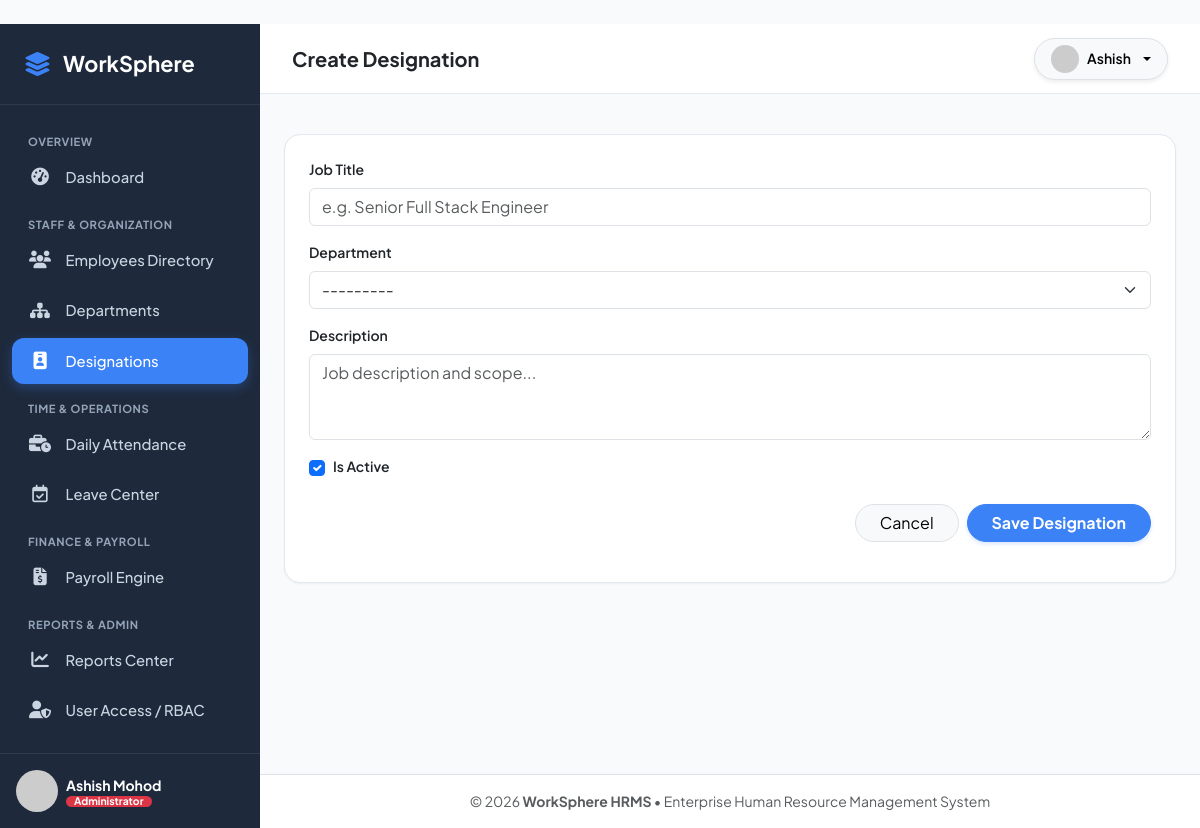
/employees/designations/create/ (signed in), run on the app's committed database.
### accounts/models.py (models this page shows, shortened)
class User(AbstractUser):
    role = models.CharField(
        max_length=20,
        choices=UserRole.choices,
        default=UserRole.EMPLOYEE,
        help_text="Role determining access permissions within WorkSphere."
    )
    phone = models.CharField(max_length=20, blank=True, null=True)
    profile_picture = models.ImageField(upload_to='avatars/', blank=True, null=True)
    is_verified = models.BooleanField(default=True)
    created_at = models.DateTimeField(auto_now_add=True)
    updated_at = models.DateTimeField(auto_now=True)
    @property
    def get_role_badge(self):
        badges = {
            UserRole.ADMIN: 'bg-danger',
            UserRole.HR: 'bg-primary',
            UserRole.EMPLOYEE: 'bg-info text-dark',
        }
        return badges.get(self.role, 'bg-secondary')
    @property
    def get_avatar_url(self):
        if self.profile_picture and hasattr(self.profile_picture, 'url'):
            return self.profile_picture.url
        return f"https://ui-avatars.com/api/?name={self.get_full_name() or self.username}&background=2563eb&color=fff"

### employees/views.py (the view)
# urls.py: path('designations/create/', views.designation_create_view, name='designation_create'),
@login_required
@hr_required
def designation_create_view(request):
    if request.method == 'POST':
        form = DesignationForm(request.POST)
        if form.is_valid():
            form.save()
            messages.success(request, "Designation created successfully.")
            return redirect('employees:designation_list')
    else:
        form = DesignationForm()
    return render(request, 'employees/designation_form.html', {'form': form, 'title': 'Create Designation'})

### employees/forms.py
class DesignationForm(forms.ModelForm):
    class Meta:
        model = Designation
        fields = ['title', 'department', 'description', 'is_active']
        widgets = {
            'title': forms.TextInput(attrs={'class': 'form-control', 'placeholder': 'e.g. Senior Full Stack Engineer'}),
            'department': forms.Select(attrs={'class': 'form-select'}),
            'description': forms.Textarea(attrs={'class': 'form-control', 'rows': 3, 'placeholder': 'Job description and scope...'}),
            'is_active': forms.CheckboxInput(attrs={'class': 'form-check-input'}),
        }

### employees/models.py (called while the page is built)
    def __str__(self):
        return f"{self.name} ({self.code})"

### templates/employees/designation_form.html (shortened to what this page needs)
﻿{% extends 'base.html' %}
{% block page_title %}{{ title }}{% endblock %}
{% block content %}
<div class="card card-custom p-4 max-w-lg mx-auto">
    <form method="post">
        <div class="mb-3">
            <label class="form-label fw-semibold small">Job Title</label>
            {{ form.title }}
        </div>
        <div class="mb-3">
            <label class="form-label fw-semibold small">Department</label>
            {{ form.department }}
        </div>
        <div class="mb-3">
            <label class="form-label fw-semibold small">Description</label>
            {{ form.description }}
        </div>
        <div class="mb-4 form-check">
            {{ form.is_active }}
            <label class="form-check-label fw-semibold small">Is Active</label>
        </div>
        <div class="d-flex justify-content-end gap-2">
            <a href="{% url 'employees:designation_list' %}" class="btn btn-light border rounded-pill px-4">Cancel</a>
            <button type="submit" class="btn btn-primary rounded-pill px-4 fw-bold">Save Designation</button>
        </div>
    </form>
</div>
{% endblock %}

### templates/base.html (shortened to what this page needs)
﻿<!DOCTYPE html>
<html lang="en">
<head>
    <link href="https://cdn.jsdelivr.net/npm/bootstrap@5.3.2/dist/css/bootstrap.min.css" rel="stylesheet">
    <link rel="stylesheet" href="https://cdnjs.cloudflare.com/ajax/libs/font-awesome/6.5.1/css/all.min.css">
    {% load static %}
    <link rel="stylesheet" href="{% static 'css/style.css' %}">
</head>
<body>
    <div id="app-wrapper">
        <aside id="sidebar">
            <div class="sidebar-brand">
                <i class="fa-solid fa-layer-group fs-4"></i>
                <span>WorkSphere</span>
            </div>
            <ul class="sidebar-menu">
                <li class="menu-header">Overview</li>
                <li>
                    <a href="{% url 'dashboard:index' %}" class="sidebar-link {% if request.resolver_match.app_name == 'dashboard' and request.resolver_match.url_name == 'index' %}active{% endif %}">
                        <i class="fa-solid fa-gauge-high"></i>
                        <span>Dashboard</span>
                    </a>
                </li>
                {% if user.role == 'ADMIN' or user.role == 'HR' or user.is_superuser %}
                <li class="menu-header">Staff & Organization</li>
                <li>
                    <a href="{% url 'employees:list' %}" class="sidebar-link {% if request.resolver_match.app_name == 'employees' and 'department' not in request.path and 'designation' not in request.path %}active{% endif %}">
                        <i class="fa-solid fa-users"></i>
                        <span>Employees Directory</span>
                    </a>
                </li>
                <li>
                    <a href="{% url 'employees:department_list' %}" class="sidebar-link {% if 'departments' in request.path %}active{% endif %}">
                        <i class="fa-solid fa-sitemap"></i>
                        <span>Departments</span>
                    </a>
                </li>
                <li>
                    <a href="{% url 'employees:designation_list' %}" class="sidebar-link {% if 'designations' in request.path %}active{% endif %}">
                        <i class="fa-solid fa-id-badge"></i>
                        <span>Designations</span>
                    </a>
                </li>
                {% endif %}
                <li class="menu-header">Time & Operations</li>
                <li>
                    <a href="{% url 'attendance:list' %}" class="sidebar-link {% if request.resolver_match.app_name == 'attendance' and request.resolver_match.url_name == 'list' %}active{% endif %}">
                        <i class="fa-solid fa-business-time"></i>
                        <span>Daily Attendance</span>
                    </a>
                </li>
                <li>
                    <a href="{% url 'leave_management:list' %}" class="sidebar-link {% if request.resolver_match.app_name == 'leave_management' and request.resolver_match.url_name == 'list' %}active{% endif %}">
                        <i class="fa-regular fa-calendar-check"></i>
                        <span>Leave Center</span>
                    </a>
                </li>
                <li class="menu-header">Finance & Payroll</li>
                <li>
                    <a href="{% url 'payroll:list' %}" class="sidebar-link {% if request.resolver_match.app_name == 'payroll' and request.resolver_match.url_name == 'list' %}active{% endif %}">
                        <i class="fa-solid fa-file-invoice-dollar"></i>
                        <span>Payroll Engine</span>
                    </a>
                </li>
                {% if user.role == 'ADMIN' or user.role == 'HR' or user.is_superuser %}
                <li class="menu-header">Reports & Admin</li>
                <li>
                    <a href="{% url 'dashboard:reports' %}" class="sidebar-link {% if request.resolver_match.url_name == 'reports' %}active{% endif %}">
                        <i class="fa-solid fa-chart-line"></i>
                        <span>Reports Center</span>
                    </a>
                </li>
                <li>
                    <a href="{% url 'accounts:user_list' %}" class="sidebar-link {% if request.resolver_match.app_name == 'accounts' and request.resolver_match.url_name == 'user_list' %}active{% endif %}">
                        <i class="fa-solid fa-user-shield"></i>
                        <span>User Access / RBAC</span>
                    </a>
                </li>
                {% endif %}
            </ul>
            <div class="p-3 border-top border-secondary border-opacity-25 mt-auto">
                <div class="d-flex align-items-center gap-2">
                    <img src="{{ user.get_avatar_url }}" alt="{{ user.username }}" class="avatar-img">
                    <div class="overflow-hidden">
                        <div class="text-white fw-bold text-truncate small">{{ user.get_full_name|default:user.username }}</div>
                        <span class="badge {{ user.get_role_badge }} py-0 px-2 small" style="font-size: 0.65rem;">{{ user.get_role_display }}</span>
                    </div>
                </div>
            </div>
        </aside>
        <div id="main-content">
            <header class="top-navbar">
                <div class="d-flex align-items-center gap-3">
                    <h5 class="fw-bold mb-0 text-dark">{% block page_title %}Dashboard{% endblock %}</h5>
                </div>
                <div class="d-flex align-items-center gap-3">
                    <div class="dropdown">
                        <button class="btn btn-light d-flex align-items-center gap-2 rounded-pill px-3 border dropdown-toggle shadow-sm" type="button" data-bs-toggle="dropdown">
                            <img src="{{ user.get_avatar_url }}" class="rounded-circle" width="28" height="28" alt="avatar">
                            <span class="fw-semibold small d-none d-md-inline">{{ user.first_name|default:user.username }}</span>
                        </button>
                    </div>
                </div>
            </header>
            <div class="px-4 pt-3">
            </div>
            <main class="flex-grow-1 p-4">
                {% block content %}{% endblock %}
            </main>
            <footer class="bg-white border-top py-3 px-4 text-center text-muted small">
                <span>&copy; 2026 <strong>WorkSphere HRMS</strong> &bull; Enterprise Human Resource Management System</span>
            </footer>
        </div>
    </div>
</body>
</html>

### static/css/style.css (style rules this page uses)
body { background-color: #f8fafc; color: var(--text-main); font-family: 'Plus Jakarta Sans', system-ui, -apple-system, sans-serif; min-height: 100vh; display: flex; flex-direction: column; }
#app-wrapper { display: flex; width: 100%; min-height: 100vh; }
#sidebar { width: 260px; background-color: var(--sidebar-bg); color: #f8fafc; flex-shrink: 0; display: flex; flex-direction: column; transition: all 0.3s ease; z-index: 1000; }
#sidebar .sidebar-brand { padding: 1.5rem; font-size: 1.35rem; font-weight: 700; color: #ffffff; display: flex; align-items: center; gap: 0.75rem; border-bottom: 1px solid rgba(255, 255, 255, 0.08); }
#sidebar .sidebar-brand i { color: var(--primary-color); }
#sidebar .sidebar-menu { padding: 1rem 0.75rem; list-style: none; margin: 0; flex-grow: 1; overflow-y: auto; }
.menu-header { font-size: 0.7rem; text-transform: uppercase; letter-spacing: 0.05em; color: #94a3b8; padding: 0.75rem 1rem 0.25rem; font-weight: 700; }
.sidebar-link { display: flex; align-items: center; gap: 0.85rem; padding: 0.75rem 1rem; color: #cbd5e1; text-decoration: none; border-radius: var(--radius-md); font-weight: 500; font-size: 0.925rem; margin-bottom: 0.25rem; transition: all 0.2s ease; }
.sidebar-link.active { color: #ffffff; background-color: var(--primary-color); box-shadow: 0 4px 12px rgba(59, 130, 246, 0.3); }
.sidebar-link i { font-size: 1.1rem; width: 24px; text-align: center; }
#main-content { flex-grow: 1; display: flex; flex-direction: column; min-width: 0; overflow-x: hidden; }
.top-navbar { background: #ffffff; border-bottom: 1px solid var(--border-color); padding: 0.85rem 2rem; display: flex; align-items: center; justify-content: space-between; position: sticky; top: 0; z-index: 900; }
.card-custom { background: #ffffff; border: 1px solid var(--border-color); border-radius: var(--radius-lg); box-shadow: var(--shadow-sm); }
.btn-primary { background-color: var(--primary-color); border-color: var(--primary-color); box-shadow: 0 2px 4px rgba(59, 130, 246, 0.2); }
.avatar-img { width: 42px; height: 42px; border-radius: 50%; object-fit: cover; }

### data on the page
User: get_full_name "Ashish Mohod", role "Administrator", first_name "Ashish"

### other printed values
{{ title }} "Create Designation"
